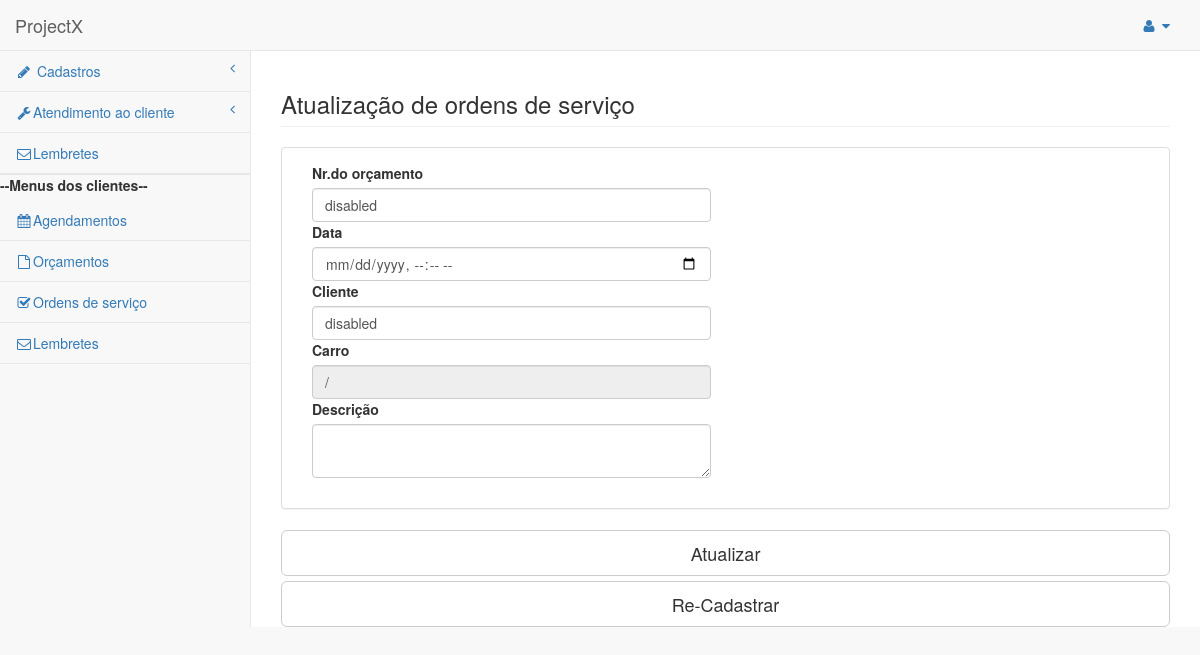
The app's page /pages/det_os.php?id=1, older data.
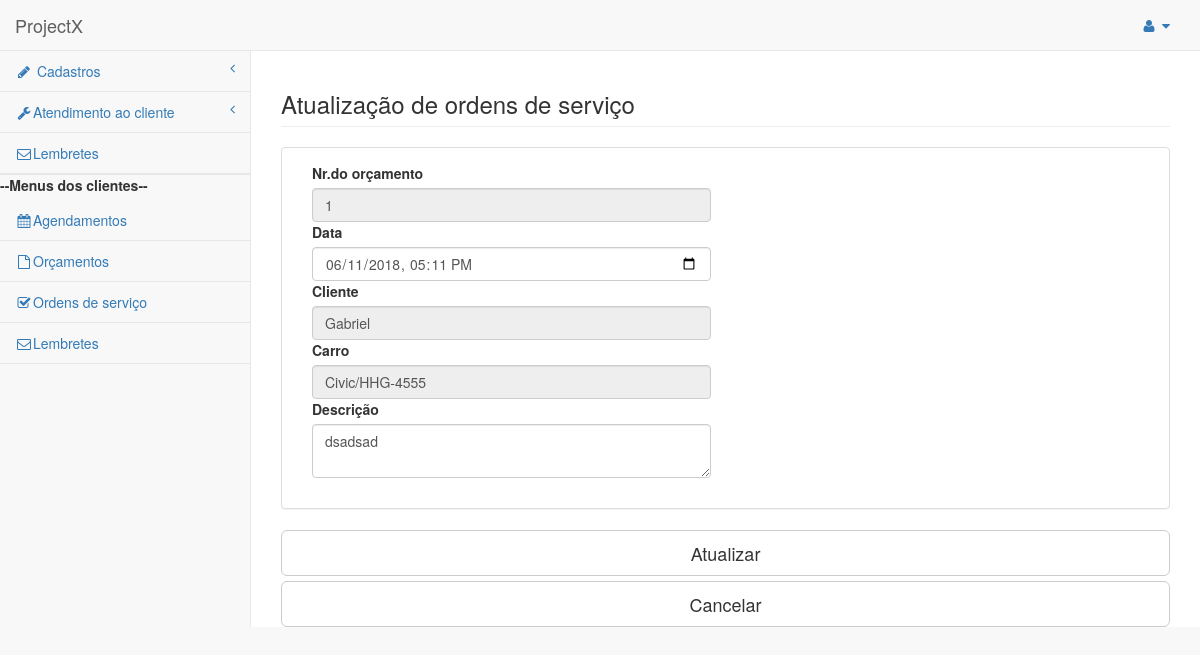
The same page, newer data.
### tables this page shows
CREATE TABLE `osm` (
  `id` int(10) UNSIGNED NOT NULL,
  `serie` varchar(10) NOT NULL,
  `numero` varchar(10) NOT NULL,
  `id_cliente` int(10) UNSIGNED NOT NULL,
  `id_carro` int(10) UNSIGNED NOT NULL,
  `id_orcamento` int(10) UNSIGNED DEFAULT NULL,
  `valor` double NOT NULL,
  `observacao` varchar(120) NOT NULL,
  `data` datetime NOT NULL,
  `status` char(1) NOT NULL DEFAULT 'A',
  `data_cadastro` datetime NOT NULL DEFAULT CURRENT_TIMESTAMP
);

CREATE TABLE `clientes` (
  `id` int(10) UNSIGNED NOT NULL,
  `cpf` varchar(14) NOT NULL,
  `nome` varchar(120) NOT NULL,
  `login` varchar(30) NOT NULL,
  `senha` varchar(30) NOT NULL,
  `email` varchar(120) NOT NULL,
  `telefone` varchar(30) NOT NULL,
  `celular` varchar(30) NOT NULL,
  `cep` varchar(14) DEFAULT NULL,
  `endereco` varchar(60) DEFAULT NULL,
  `complemento` varchar(60) DEFAULT NULL,
  `numero` int(11) DEFAULT NULL,
  `bairro` varchar(60) DEFAULT NULL,
  `cidade` varchar(60) NOT NULL,
  `estado` char(2) NOT NULL,
  `sexo` char(1) NOT NULL,
  `status` char(1) NOT NULL DEFAULT 'A',
  `data_cadastro` datetime NOT NULL DEFAULT CURRENT_TIMESTAMP
);

CREATE TABLE `carros` (
  `id` int(10) UNSIGNED NOT NULL,
  `marca` varchar(30) NOT NULL,
  `modelo` varchar(11) NOT NULL,
  `versao` varchar(30) DEFAULT NULL,
  `placa` varchar(11) NOT NULL,
  `ano` year(4) NOT NULL,
  `ano_modelo` year(4) NOT NULL,
  `tipo_combustivel` varchar(30) NOT NULL,
  `cor` varchar(30) DEFAULT NULL,
  `status` char(1) NOT NULL DEFAULT 'A',
  `data_cadastro` datetime NOT NULL DEFAULT CURRENT_TIMESTAMP
);

### pages/det_os.php (the view, shortened to what the changed rows need)
 <?php include 'navbar.php';
 include  "../processa/conecta.php";
$id_orc = $_GET['id'];
  $sql = $mysqli->prepare('select orc.id,date_format(orc.data_cadastro,"%Y-%m-%dT%H:%i"),c.nome,car.modelo,car.placa,orc.observacao,orc.status from clientes as c ,carros as car,osm as orc where car.id = orc.id_carro and c.id = orc.id_cliente and orc.id = ? ');
  $sql->bind_param('i',$id_orc);
  $sql->execute();
  $sql->bind_result($id_osm,$data,$nome_cli,$modelo,$placa,$descricao,$status);
 ?>
 <div class="row">
  <form id='osm'>
  <div class="col-lg-12">
    <div class="panel panel-default">
      <div class="panel-body">
    <div class="row">
                <div class="col-lg-12">
                  <div class="col-lg-6">
                    <div class="form-group">
                      <label>Nr.do orçamento</label>
                      <input  id="id" name="id" class="form-control" value=<?php echo "$id_osm"?> disabled>
                      <label>Data</label>
                      <input type='datetime-local' id="data" name="data" class="form-control" value=<?php echo "$data"?>>
                      <label>Cliente</label>
                      <input class="form-control" id="cliente" name="cliente" class="form-control" value=<?php echo "$nome_cli"?> disabled>
                   <label>Carro</label>
                      <input class="form-control" id="carro" name="carro" class="form-control" value=<?php echo "$modelo/$placa"?> disabled>
                      <label>Descrição</label>
                      <textarea class="form-control" id="descricao" name="descricao" class="form-control"><?php echo "$descricao"?></textarea>
                    </div>
                  </div>
              </div>
            </div>
          </div>
       </div>
    <div class='col-lg-12' id='resultado'></div>
    <button id='submit_edit_osm' type="submit" class="btn btn-default btn-lg btn-block">Atualizar</button>
  <?php
      if($status == 'A'){
      echo "<button  id='submit_inat_osm' type='submit' class='btn btn-default btn-lg btn-block'>Cancelar</button>";}
     else{
echo "<button  id='submit_ati_osm' type='submit' class='btn btn-default btn-lg btn-block'>Re-Cadastrar</button>";
     };
     ?>
  </div>
</form>
      </div>
       </div>
</body>
</html>

### pages/navbar.php (shortened to what the changed rows need)
<!DOCTYPE html>
<html lang="pt-br">
<head>
    <link href="../vendor/bootstrap/css/bootstrap.min.css" rel="stylesheet">
    <link href="../vendor/metisMenu/metisMenu.min.css" rel="stylesheet">
    <link href="../dist/css/sb-admin-2.css" rel="stylesheet">
    <link href="../vendor/morrisjs/morris.css" rel="stylesheet">
    <link href="../vendor/font-awesome/css/font-awesome.min.css" rel="stylesheet" type="text/css">
    <link href="../vendor/datatables-responsive/dataTables.responsive.css" rel="stylesheet">
    <link href="../vendor/datatables-plugins/dataTables.bootstrap.css" rel="stylesheet">
</head>
<body>
    <div id="wrapper">
        <nav class="navbar navbar-default navbar-static-top" role="navigation" style="margin-bottom: 0">
            <div class="navbar-header">
                <a class="navbar-brand" href="index.php">ProjectX</a>
            </div>
        </nav>
</div>
<div id="page-wrapper">

Row changes from the older to the newer data that the page shows:
added osm: id "1", cliente "Gabriel", carro "Civic/HHG-4555", descricao "dsadsad"
Text that changed along with them:
form field data: (not shown) → "06/11/2018 17:11"
form field id: "disabled" → (not shown)
form field cliente: "disabled" → (not shown)
form field carro: "/" → (not shown)
text no longer shown: "Re-Cadastrar"
text now shown: "Cancelar"
